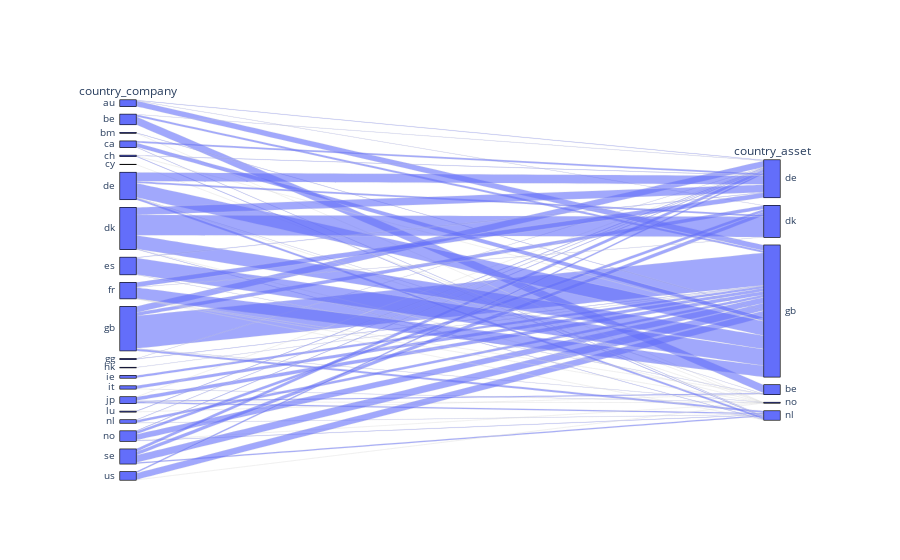

Write notebook code for a chart like this one.
### Code cell
fig = go.Figure(go.Parcats(
    dimensions=[
        {'label': 'country_company', 'values': selection.jurisdiction},
        {'label': 'country_asset', 'values': selection.country}
    ],
    counts=selection.output_company_mw_upper
                          ))

fig.show()

### Figure 1 — Plotly figure (JSON) as saved in the notebook; plotly's stock layout.template omitted (floating-point values rounded to 4 significant figures; data arrays with more than 128 entries replaced by an {"elided": "..."} marker saying what was removed)
{"data": [{"counts": {"elided": "210 float values"}, "dimensions": [{"label": "country_company", "values": {"elided": "210 str values"}}, {"label": "country_asset", "values": {"elided": "210 str values"}}], "type": "parcats"}], "layout": {}}
